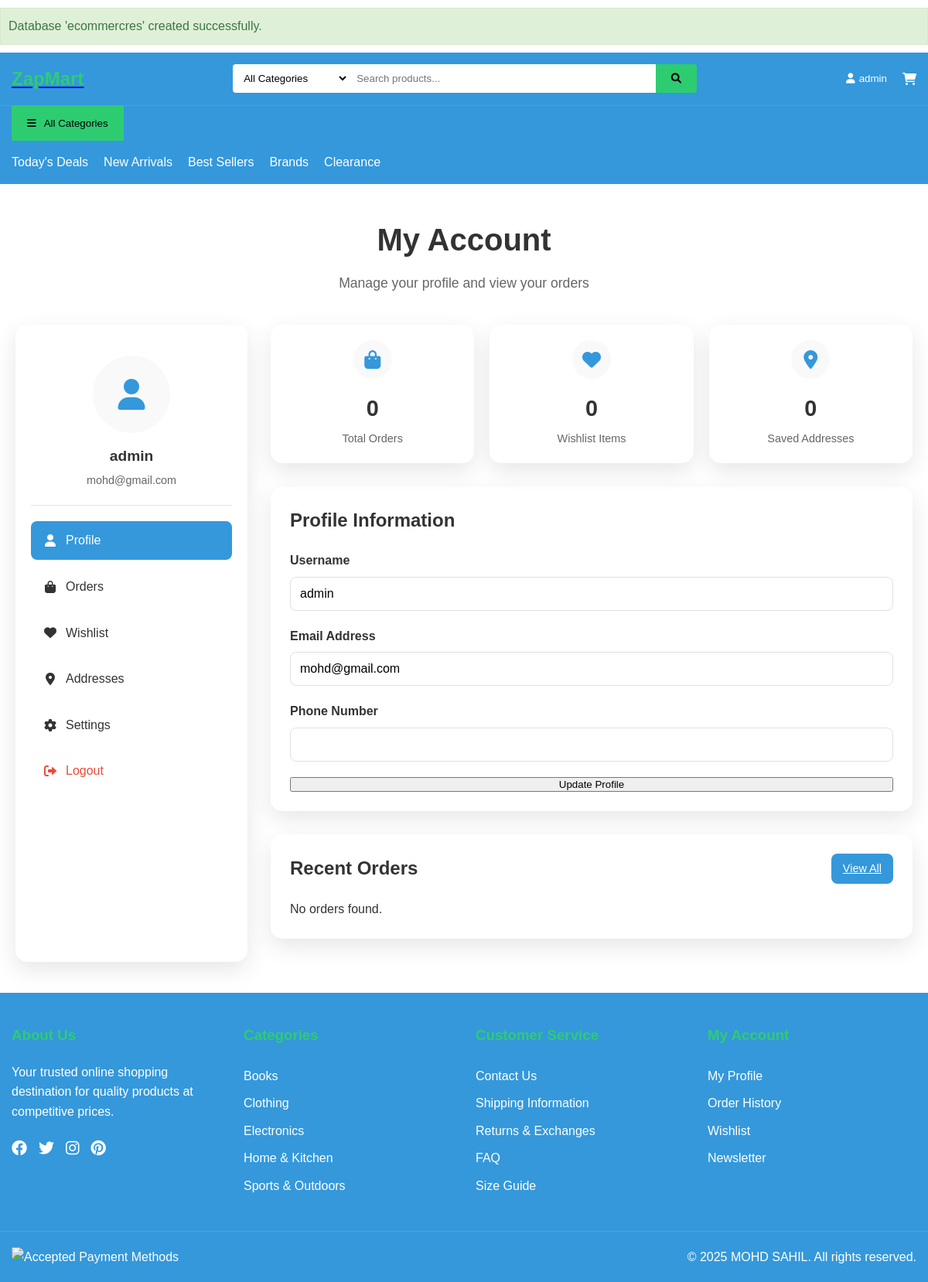
The app's page /account.php (signed in) with its own data.
### tables this page shows
CREATE TABLE IF NOT EXISTS `users` (
    `id` int(11) NOT NULL AUTO_INCREMENT,
    `username` varchar(50) NOT NULL,
    `email` varchar(100) NOT NULL,
    `password` varchar(255) NOT NULL,
    `first_name` varchar(50) DEFAULT NULL,
    `last_name` varchar(50) DEFAULT NULL,
    `phone` varchar(20) DEFAULT NULL,
    `address` text DEFAULT NULL,
    `city` varchar(50) DEFAULT NULL,
    `state` varchar(50) DEFAULT NULL,
    `zip` varchar(20) DEFAULT NULL,
    `country` varchar(50) DEFAULT NULL,
    `role` enum('customer','admin') NOT NULL DEFAULT 'customer',
    `status` enum('active','inactive') NOT NULL DEFAULT 'active',
    `last_login` datetime DEFAULT NULL,
    `created_at` datetime NOT NULL,
    `updated_at` timestamp NOT NULL DEFAULT current_timestamp() ON UPDATE current_timestamp(),
    PRIMARY KEY (`id`),
    UNIQUE KEY `username` (`username`),
    UNIQUE KEY `email` (`email`)
);

CREATE TABLE IF NOT EXISTS `categories` (
    `id` int(11) NOT NULL AUTO_INCREMENT,
    `name` varchar(100) NOT NULL,
    `slug` varchar(100) NOT NULL,
    `description` text DEFAULT NULL,
    `image` varchar(255) DEFAULT NULL,
    `icon` varchar(50) DEFAULT NULL,
    `parent_id` int(11) DEFAULT NULL,
    `status` enum('active','inactive') NOT NULL DEFAULT 'active',
    `created_at` timestamp NOT NULL DEFAULT current_timestamp(),
    `updated_at` timestamp NOT NULL DEFAULT current_timestamp() ON UPDATE current_timestamp(),
    PRIMARY KEY (`id`),
    UNIQUE KEY `slug` (`slug`),
    KEY `parent_id` (`parent_id`),
    CONSTRAINT `categories_ibfk_1` FOREIGN KEY (`parent_id`) REFERENCES `categories` (`id`) ON DELETE SET NULL
);

### includes/functions.php (called while the page is built, shortened)
<?php
function getCategories($conn) {
    $stmt = $conn->query("SELECT * FROM categories ORDER BY name");
    return $stmt->fetchAll();
}

### account.php (the view, shortened to what this page needs)
<?php
require_once 'config/database.php';
require_once 'includes/functions.php';
$userId = $_SESSION['user_id'];
$stmt = $conn->prepare("SELECT * FROM users WHERE id = :user_id");
$stmt->bindParam(':user_id', $userId);
$stmt->execute();
$user = $stmt->fetch(PDO::FETCH_ASSOC);
$stmt = $conn->prepare("
    SELECT o.*, COUNT(oi.order_id) as total_items
    FROM orders o
    LEFT JOIN order_items oi ON o.id = oi.order_id
    WHERE o.user_id = :user_id
    GROUP BY o.id
    ORDER BY o.created_at DESC
    LIMIT 5
");
$stmt->bindParam(':user_id', $userId);
$stmt->execute();
$recentOrders = $stmt->fetchAll(PDO::FETCH_ASSOC);
?>
<!DOCTYPE html>
<html lang="en">
<head>
    <link rel="stylesheet" href="assets/css/style.css">
    <link rel="stylesheet" href="https://cdnjs.cloudflare.com/ajax/libs/font-awesome/6.0.0/css/all.min.css">
</head>
<body>
    <?php include 'includes/header.php'; ?>
    <div class="account-container">
        <div class="account-header">
            <h1>My Account</h1>
            <p>Manage your profile and view your orders</p>
        </div>
        <div class="account-grid">
            <div class="account-sidebar">
                <div class="user-info">
                    <div class="user-avatar">
                        <i class="fas fa-user"></i>
                    </div>
                    <div class="user-name"><?php echo htmlspecialchars($user['username']); ?></div>
                    <div class="user-email"><?php echo htmlspecialchars($user['email']); ?></div>
                </div>
                <ul class="account-menu">
                    <li><a href="#profile" class="active"><i class="fas fa-user"></i> Profile</a></li>
                    <li><a href="orders.php"><i class="fas fa-shopping-bag"></i> Orders</a></li>
                    <li><a href="#wishlist"><i class="fas fa-heart"></i> Wishlist</a></li>
                    <li><a href="#addresses"><i class="fas fa-map-marker-alt"></i> Addresses</a></li>
                    <li><a href="#settings"><i class="fas fa-cog"></i> Settings</a></li>
                    <li><a href="logout.php" style="color: var(--danger-color);"><i class="fas fa-sign-out-alt"></i> Logout</a></li>
                </ul>
            </div>
            <div class="account-content">
                <div class="stats-grid">
                    <div class="stat-card">
                        <div class="stat-icon">
                            <i class="fas fa-shopping-bag"></i>
                        </div>
                        <div class="stat-value"><?php echo count($recentOrders); ?></div>
                        <div class="stat-label">Total Orders</div>
                    </div>
                    <div class="stat-card">
                        <div class="stat-icon">
                            <i class="fas fa-heart"></i>
                        </div>
                        <div class="stat-value">0</div>
                        <div class="stat-label">Wishlist Items</div>
                    </div>
                    <div class="stat-card">
                        <div class="stat-icon">
                            <i class="fas fa-map-marker-alt"></i>
                        </div>
                        <div class="stat-value">0</div>
                        <div class="stat-label">Saved Addresses</div>
                    </div>
                </div>
                <div class="account-card">
                    <div class="card-header">
                        <h2>Profile Information</h2>
                    </div>
                    <form action="account.php" method="post" class="profile-form">
                        <div class="form-group">
                            <label class="form-label">Username</label>
                            <input type="text" name="username" class="form-control" value="<?php echo htmlspecialchars($user['username']); ?>" required>
                        </div>
                        <div class="form-group">
                            <label class="form-label">Email Address</label>
                            <input type="email" name="email" class="form-control" value="<?php echo htmlspecialchars($user['email']); ?>" required>
                        </div>
                        <div class="form-group">
                            <label class="form-label">Phone Number</label>
                            <input type="tel" name="phone" class="form-control" value="<?php echo htmlspecialchars($user['phone'] ?? ''); ?>">
                        </div>
                        <button type="submit" class="btn">Update Profile</button>
                    </form>
                </div>
                <div class="account-card">
                    <div class="card-header">
                        <h2>Recent Orders</h2>
                        <a href="orders.php" class="btn">View All</a>
                    </div>
                    <div class="order-list">
                        <?php if (!empty($recentOrders)): ?>
                            <?php foreach ($recentOrders as $order): ?>
                                <div class="order-item">
                                    <div class="order-info">
                                        <div class="order-id">Order #<?php echo $order['id']; ?></div>
                                        <div class="order-date"><?php echo date('F j, Y', strtotime($order['created_at'])); ?></div>
                                    </div>
                                    <div class="order-status status-<?php echo strtolower($order['status']); ?>">
                                        <?php echo ucfirst($order['status']); ?>
                                    </div>
                                </div>
                            <?php endforeach; ?>
                        <?php else: ?>
                            <p>No orders found.</p>
                        <?php endif; ?>
                    </div>
                </div>
            </div>
        </div>
    </div>
    <?php include 'includes/footer.php'; ?>
</body>
</html>

### includes/footer.php (shortened to what this page needs)
<?php
$categories = getCategories($conn);
?>
<footer class="main-footer">
    <div class="footer-top">
        <div class="container">
            <div class="footer-grid">
                <div class="footer-column">
                    <h3>About Us</h3>
                    <p>Your trusted online shopping destination for quality products at competitive prices.</p>
                    <div class="social-links">
                        <a href="#"><i class="fab fa-facebook"></i></a>
                        <a href="#"><i class="fab fa-twitter"></i></a>
                        <a href="#"><i class="fab fa-instagram"></i></a>
                        <a href="#"><i class="fab fa-pinterest"></i></a>
                    </div>
                </div>
                <div class="footer-column">
                    <h3>Categories</h3>
                    <ul>
                        <?php
                        foreach (array_slice($categories, 0, 6) as $category) {
                            echo '<li><a href="category.php?id=' . $category['id'] . '">' . $category['name'] . '</a></li>';
                        }
                        ?>
                    </ul>
                </div>
                <div class="footer-column">
                    <h3>Customer Service</h3>
                    <ul>
                        <li><a href="contact.php">Contact Us</a></li>
                        <li><a href="shipping.php">Shipping Information</a></li>
                        <li><a href="returns.php">Returns & Exchanges</a></li>
                        <li><a href="faq.php">FAQ</a></li>
                        <li><a href="size-guide.php">Size Guide</a></li>
                    </ul>
                </div>
                <div class="footer-column">
                    <h3>My Account</h3>
                    <ul>
                        <li><a href="account.php">My Profile</a></li>
                        <li><a href="orders.php">Order History</a></li>
                        <li><a href="wishlist.php">Wishlist</a></li>
                        <li><a href="newsletter.php">Newsletter</a></li>
                    </ul>
                </div>
            </div>
        </div>
    </div>
    <div class="footer-bottom">
        <div class="container">
            <div class="footer-info">
                <div class="payment-methods">
                    <img src="assets/images/payment-methods.png" alt="Accepted Payment Methods">
                </div>
                <div class="copyright">
                    <p>&copy; <?php echo date('Y'); ?> MOHD SAHIL. All rights reserved.</p>
                </div>
            </div>
        </div>
    </div>
</footer>

### assets/css/style.css (style rules this page uses)
* { margin: 0; padding: 0; box-sizing: border-box; }
:root { --primary-color: #232f3e; --secondary-color: #febd69; --text-color: #333; --light-gray: #f5f5f5; --border-color: #ddd; }
body { font-family: Arial, sans-serif; line-height: 1.6; color: var(--text-color); }
.container { max-width: 1200px; margin: 0 auto; padding: 0 15px; }
.main-footer { background: var(--primary-color); color: white; padding: 40px 0 0; }
.footer-grid { display: grid; grid-template-columns: repeat(auto-fit, minmax(200px, 1fr)); gap: 30px; }
.footer-column h3 { color: var(--secondary-color); margin-bottom: 20px; }
.footer-column ul { list-style: none; }
.footer-column a { color: white; text-decoration: none; padding: 5px 0; display: block; }
.social-links { display: flex; gap: 15px; margin-top: 20px; }
.social-links a { color: white; font-size: 20px; }
.footer-bottom { margin-top: 40px; padding: 20px 0; border-top: 1px solid rgba(255,255,255,0.1); }
.footer-info { display: flex; justify-content: space-between; align-items: center; }

### account.php (style rules this page uses)
:root { --primary-color: #3498db; --primary-dark: #2980b9; --secondary-color: #2ecc71; --accent-color: #f39c12; --danger-color: #e74c3c; --text-color: #333; --light-text: #666; --lighter-text: #999; --border-color: #e1e1e1; --light-bg: #f9f9f9; --white: #ffffff; --shadow: 0 10px 30px rgba(0, 0, 0, 0.1); }
.account-container { max-width: 1200px; margin: 40px auto; padding: 0 20px; }
.account-header { text-align: center; margin-bottom: 40px; opacity: 0; transform: translateY(20px); animation: fadeInUp 0.6s forwards; }
.account-header h1 { font-size: 2.5rem; color: var(--text-color); margin-bottom: 10px; }
.account-header p { color: var(--light-text); font-size: 1.1rem; }
.account-grid { display: grid; grid-template-columns: 300px 1fr; gap: 30px; }
.account-sidebar { background: var(--white); border-radius: 15px; padding: 20px; box-shadow: var(--shadow); opacity: 0; transform: translateX(-20px); animation: fadeInLeft 0.6s forwards 0.2s; }
.user-info { text-align: center; padding: 20px 0; border-bottom: 1px solid var(--border-color); margin-bottom: 20px; }
.user-avatar { width: 100px; height: 100px; border-radius: 50%; margin: 0 auto 15px; background: var(--light-bg); display: flex; align-items: center; justify-content: center; font-size: 2.5rem; color: var(--primary-color); }
.user-name { font-size: 1.2rem; font-weight: 600; color: var(--text-color); margin-bottom: 5px; }
.user-email { color: var(--light-text); font-size: 0.9rem; }
.account-menu { list-style: none; padding: 0; margin: 0; }
.account-menu li { margin-bottom: 10px; }
.account-menu a { display: flex; align-items: center; padding: 12px 15px; color: var(--text-color); text-decoration: none; border-radius: 8px; transition: all 0.3s ease; }
.account-menu a.active { background: var(--primary-color); color: var(--white); }
.account-menu i { margin-right: 10px; width: 20px; text-align: center; }
.account-content { opacity: 0; transform: translateY(20px); animation: fadeInUp 0.6s forwards 0.4s; }
.account-card { background: var(--white); border-radius: 15px; padding: 25px; box-shadow: var(--shadow); margin-bottom: 30px; }
.card-header { display: flex; justify-content: space-between; align-items: center; margin-bottom: 20px; }
.card-header h2 { font-size: 1.5rem; color: var(--text-color); margin: 0; }
.card-header .btn { padding: 8px 15px; background: var(--primary-color); color: var(--white); border: none; border-radius: 8px; font-size: 0.9rem; cursor: pointer; transition: all 0.3s ease; }
.profile-form { display: grid; gap: 20px; }
.form-group { display: grid; gap: 8px; }
.form-label { font-weight: 600; color: var(--text-color); }
.form-control { padding: 12px; border: 1px solid var(--border-color); border-radius: 8px; font-size: 1rem; transition: all 0.3s ease; }
.order-list { display: grid; gap: 15px; }
.stats-grid { display: grid; grid-template-columns: repeat(auto-fit, minmax(200px, 1fr)); gap: 20px; margin-bottom: 30px; }
.stat-card { background: var(--white); border-radius: 15px; padding: 20px; text-align: center; box-shadow: var(--shadow); transition: all 0.3s ease; }
.stat-icon { width: 50px; height: 50px; background: var(--light-bg); border-radius: 50%; display: flex; align-items: center; justify-content: center; margin: 0 auto 15px; font-size: 1.5rem; color: var(--primary-color); }
.stat-value { font-size: 1.8rem; font-weight: 700; color: var(--text-color); margin-bottom: 5px; }
.stat-label { color: var(--light-text); font-size: 0.9rem; }

### records on screen
users: username "admin", email "mohd@gmail.com"
categories: name "Books"
categories: name "Clothing"
categories: name "Electronics"
categories: name "Home & Kitchen"
categories: name "Sports & Outdoors"

### other values on screen
$db_name "ecommercres"
$_SESSION['user_name'] "admin"
count($recentOrders) "0"
